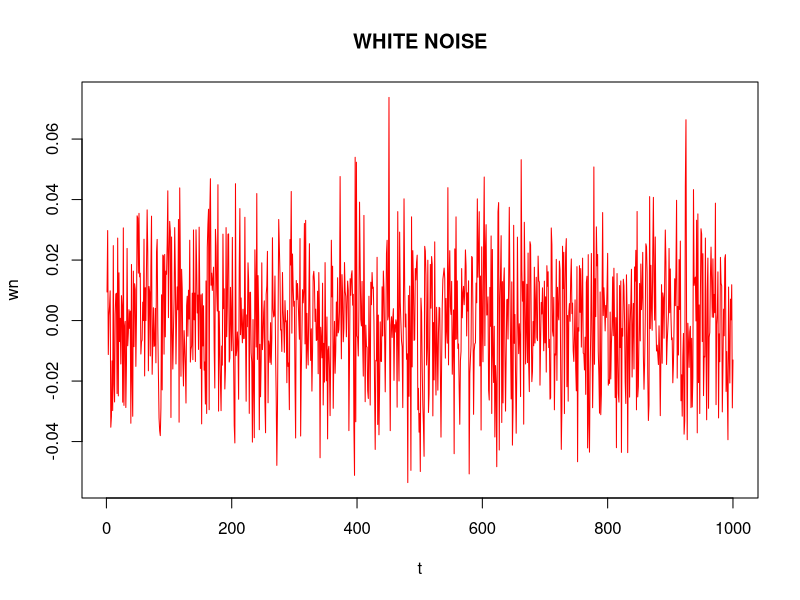

Here is the R script that generated this plot:
## ---- chunk 1
knitr::opts_chunk$set(echo = TRUE)
setwd("~/Developer/GitHub/Courses/curso-series-temporales")
## ---- chunk 2
WN <- function(N, mu, variance) {
  x<-rnorm(n=N, mean=mu, 
                  sd=sqrt(variance))
 
  return(x)
}
 
wn<-WN(1000,0,0.0004)
 
plot(wn, main="WHITE NOISE", 
     xlab="t",
     typ='l', col="red")
